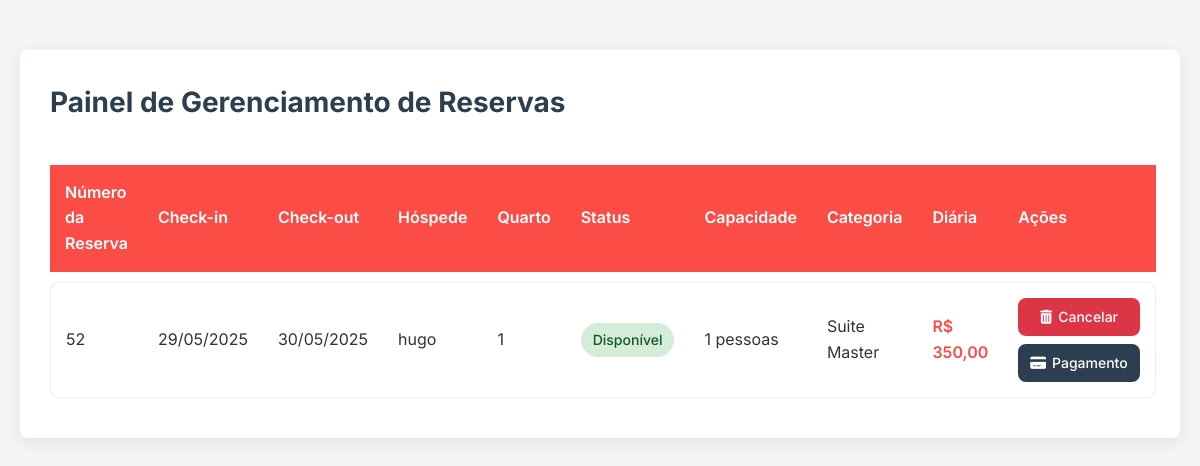
/gestor/reservas/index.php, run on an earlier commit of the app's database.
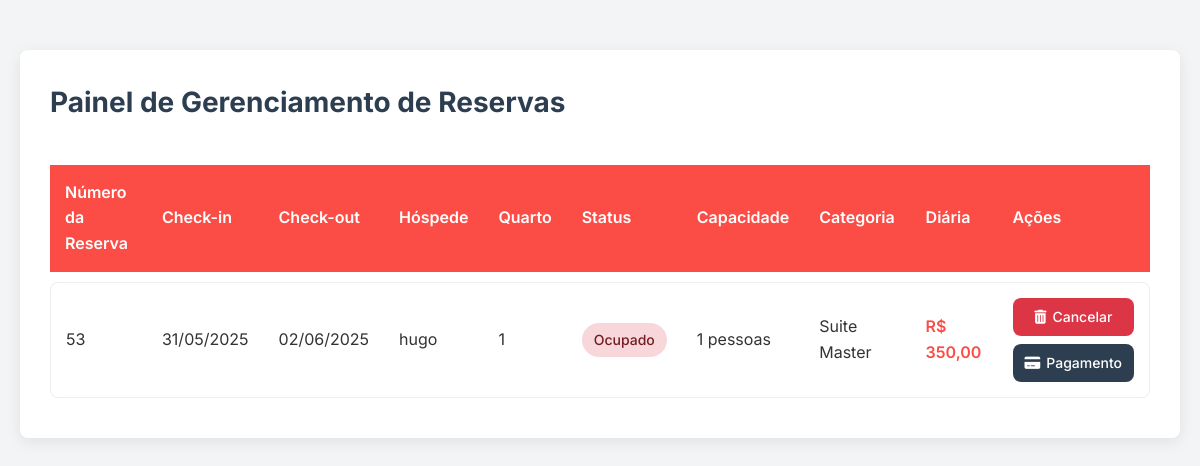
And on a later commit of the database.
### tables this page shows
CREATE TABLE `reserva` (
  `ID_Reserva` int(11) NOT NULL,
  `Checkin` date NOT NULL,
  `Checkout` date NOT NULL,
  `Quarto_ID_Quarto` int(11) NOT NULL,
  `usuarios_ID` int(11) NOT NULL,
  `solicitou_exclusao` tinyint(1) DEFAULT 0,
  `Data_Solicitacao_Exclusao` datetime DEFAULT NULL
);

CREATE TABLE `usuarios` (
  `ID` int(11) NOT NULL,
  `Nome` varchar(45) NOT NULL,
  `Email` varchar(45) NOT NULL,
  `Data_Nascimento` varchar(45) NOT NULL,
  `Telefone` varchar(45) NOT NULL,
  `Endereco` varchar(45) NOT NULL,
  `CPF` char(14) NOT NULL,
  `Perfil_ID_Perfil` int(11) NOT NULL,
  `solicitou_exclusao` varchar(45) DEFAULT NULL,
  `Senha` varchar(255) NOT NULL,
  `Data_Solicitacao_Exclusao` datetime DEFAULT current_timestamp()
);

CREATE TABLE `quarto` (
  `ID_Quarto` int(11) NOT NULL,
  `Status` varchar(45) DEFAULT NULL,
  `Capacidade` int(11) DEFAULT NULL,
  `Categoria_ID_Categoria` int(11) NOT NULL,
  `Foto` varchar(255) DEFAULT NULL,
  `Preco_diaria` decimal(10,2) DEFAULT NULL
);

CREATE TABLE `categoria` (
  `ID_Categoria` int(11) NOT NULL,
  `Nome` varchar(50) NOT NULL
);

### gestor/reservas/index.php (the view, shortened to what this page needs)
<?php
require_once '../../config/config.php';
$listaReservas = [];
$sql = $pdo->query("
    SELECT r.ID_Reserva, r.checkin, r.checkout, q.ID_Quarto, q.Status AS Quarto_Status,
    q.Capacidade, q.Preco_diaria, c.Nome AS Categoria, u.Nome AS Hospede_Nome
    FROM reserva r
    INNER JOIN quarto q ON r.Quarto_ID_Quarto = q.ID_Quarto
    INNER JOIN categoria c ON q.Categoria_ID_Categoria = c.ID_Categoria
    LEFT JOIN usuarios u ON r.usuarios_ID = u.ID
");
if ($sql->rowCount() > 0) {
    $listaReservas = $sql->fetchAll(PDO::FETCH_ASSOC);
}
?>
<!DOCTYPE html>
<html lang="pt-br">
<head>
    <link rel="stylesheet" href="https://cdnjs.cloudflare.com/ajax/libs/font-awesome/6.5.0/css/all.min.css">
    <link rel="stylesheet" href="https://cdn.datatables.net/2.2.2/css/dataTables.dataTables.min.css">
</head>
<body>
    <div class="container">
        <div class="page-header">
            <h1 class="page-title">Painel de Gerenciamento de Reservas</h1>
        </div>
        <table id="myTable" class="display nowrap" style="width:100%">
            <thead>
                <tr>
                    <th>Número da Reserva</th>
                    <th>Check-in</th>
                    <th>Check-out</th>
                    <th>Hóspede</th>
                    <th>Quarto</th>
                    <th>Status</th>
                    <th>Capacidade</th>
                    <th>Categoria</th>
                    <th>Diária</th>
                    <th>Ações</th>
                </tr>
            </thead>
            <tbody>
                <?php foreach ($listaReservas as $reserva):
                    $statusClass = '';
                    $statusText = '';
                    if ($reserva['Quarto_Status'] === 'Manutencao') {
                        $statusClass = 'status-manutencao';
                        $statusText = 'Manutenção';
                    } elseif ($reserva['checkin'] <= date('Y-m-d') && $reserva['checkout'] >= date('Y-m-d')) {
                        $statusClass = 'status-ocupado';
                        $statusText = 'Ocupado';
                    } else {
                        $statusClass = 'status-disponivel';
                        $statusText = 'Disponível';
                    }
                ?>
                    <tr>
                        <td data-label="Número"><?= $reserva['ID_Reserva'] ?></td>
                        <td data-label="Check-in"><?= date('d/m/Y', strtotime($reserva['checkin'])) ?></td>
                        <td data-label="Check-out"><?= date('d/m/Y', strtotime($reserva['checkout'])) ?></td>
                        <td data-label="Hóspede"><?= htmlspecialchars($reserva['Hospede_Nome']) ?></td>
                        <td data-label="Quarto"><?= $reserva['ID_Quarto'] ?></td>
                        <td data-label="Status">
                            <span class="status <?= $statusClass ?>"><?= $statusText ?></span>
                        </td>
                        <td data-label="Capacidade"><?= $reserva['Capacidade'] ?> pessoas</td>
                        <td data-label="Categoria"><?= htmlspecialchars($reserva['Categoria']) ?></td>
                        <td data-label="Diária" class="price">R$ <?= number_format($reserva['Preco_diaria'], 2, ',', '.') ?></td>
                        <td data-label="Ações">
                            <div class="action-buttons">
                                <a href="../../actions/excluir_reserva.php?id=<?= $reserva['ID_Reserva'] ?>" class="btn-action btn-delete" onclick="return confirm('Tem certeza que deseja cancelar esta reserva?')">
                                    <i class="fas fa-trash-alt"></i> Cancelar
                                </a>
                                <a href="detalhes_reserva.php?id=<?= $reserva['ID_Reserva'] ?>" class="btn-action btn-more">
                                    <i class="fas fa-credit-card"></i> Pagamento
                                </a>
                            </div>
                        </td>
                    </tr>
                <?php endforeach; ?>
            </tbody>
        </table>
    </div>
</body>
</html>

### gestor/reservas/index.php (style rules this page uses)
:root { --primary-color: #FB4D46; --secondary-color: #2c3e50; --light-gray: #f8f9fa; --dark-gray: #6c757d; --white: #ffffff; --border-radius: 8px; --box-shadow: 0 4px 15px rgba(0,0,0,0.08); --transition: all 0.3s ease; }
* { margin: 0; padding: 0; box-sizing: border-box; font-family: 'Inter', sans-serif; }
body { background-color: #f3f4f6; color: #333; line-height: 1.6; padding: 20px; }
.container { max-width: 1400px; margin: 30px auto; background-color: var(--white); border-radius: var(--border-radius); box-shadow: var(--box-shadow); padding: 30px; }
.page-header { display: flex; justify-content: space-between; align-items: center; margin-bottom: 30px; flex-wrap: wrap; gap: 15px; }
.page-title { color: var(--secondary-color); font-size: 28px; margin: 0; }
#myTable { width: 100% !important; border-collapse: separate; border-spacing: 0 10px; margin-top: 20px; }
#myTable thead th { background-color: var(--primary-color); color: white; padding: 15px; text-align: left; font-weight: 600; border: none; }
#myTable tbody tr { background-color: var(--white); transition: var(--transition); border-radius: var(--border-radius); }
#myTable tbody td { padding: 15px; border-top: 1px solid #eee; border-bottom: 1px solid #eee; vertical-align: middle; }
#myTable tbody td:first-child { border-left: 1px solid #eee; border-top-left-radius: var(--border-radius); border-bottom-left-radius: var(--border-radius); }
#myTable tbody td:last-child { border-right: 1px solid #eee; border-top-right-radius: var(--border-radius); border-bottom-right-radius: var(--border-radius); }
.status { display: inline-block; padding: 6px 12px; border-radius: 20px; font-size: 14px; font-weight: 500; }
.status-ocupado { background-color: #f8d7da; color: #721c24; }
.price { font-weight: 600; color: var(--primary-color); }
.action-buttons { display: flex; flex-direction: column; gap: 8px; }
.btn-action { display: inline-flex; align-items: center; justify-content: center; gap: 6px; padding: 8px 12px; border-radius: var(--border-radius); font-size: 14px; font-weight: 500; text-decoration: none; transition: var(--transition); text-align: center; }
.btn-delete { background-color: #dc3545; color: white; }
.btn-more { background-color: var(--secondary-color); color: white; }
.status-disponivel { background-color: #d4edda; color: #155724; }

What changed in the data, as far as the page shows it:
removed reserva: ID_Reserva "52", Checkin "29/05/2025", Checkout "30/05/2025", usuarios_ID.Nome "hugo", Quarto_ID_Quarto.ID_Quarto "1", statusText "Disponível", Quarto_ID_Quarto.Capacidade "1", categoria.Nome "Suite Master", Quarto_ID_Quarto.Preco_diaria "350,00"
added reserva: ID_Reserva "53", Checkin "31/05/2025", Checkout "02/06/2025", usuarios_ID.Nome "hugo", Quarto_ID_Quarto.ID_Quarto "1", Quarto_ID_Quarto.Status "Ocupado", Quarto_ID_Quarto.Capacidade "1", categoria.Nome "Suite Master", Quarto_ID_Quarto.Preco_diaria "350,00"
